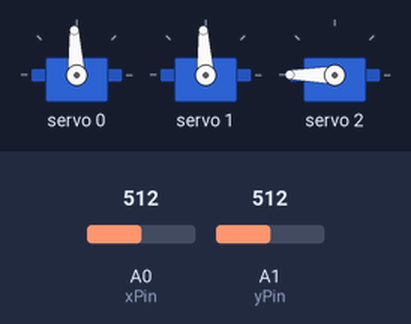
Recording of a sketch running on a simulated Arduino Uno, built with avr-gcc and run on an emulated ATmega328P. Parts: 3 × servo. The test bench sets the inputs (shaded band); at power-on: A0 (xPin) = 512, A1 (yPin) = 512.

Above: at 1.7 s.
1.8 s: A0 (xPin) set to 716
At 3.0 s:
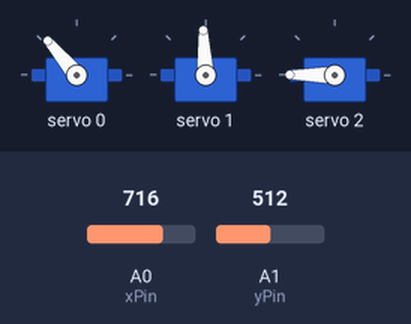
4.8 s: A1 (yPin) set to 602
6.3 s: A1 (yPin) set to 632
At 8.8 s:
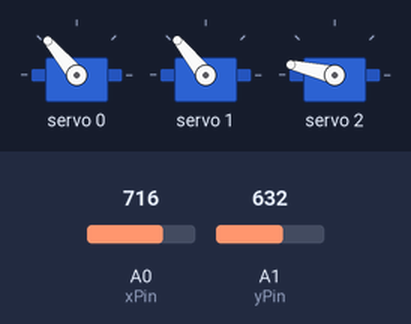
9.3 s: A0 (xPin) set to 1023
At 10.8 s:
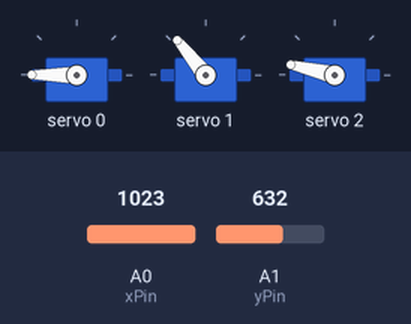
11.1 s: A0 (xPin) set to 10
At 12.9 s:
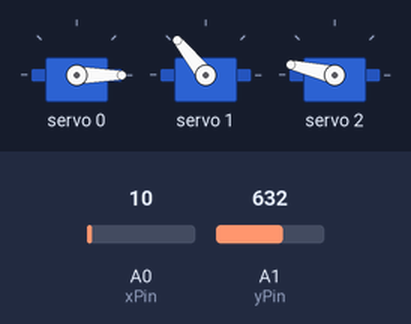
13.3 s: A1 (yPin) set to 511
At 15.2 s:
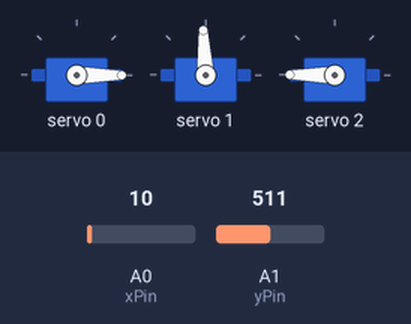
Timing chart, 0 to 16.7 s (numbered marks = the images above; inputs shaded):
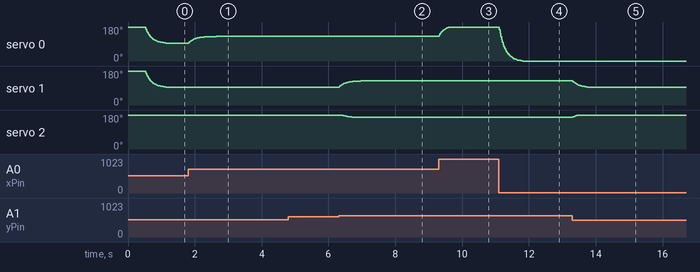

The sketch:

3_DOF_Robotic_Arm.ino
```cpp
// ---- Libraries ----
#include <Adafruit_PWMServoDriver.h>
#include <Wire.h>

// ---- Servo Objects ----
Adafruit_PWMServoDriver pwm = Adafruit_PWMServoDriver(0x40);  // This is the default address

const byte rServo = 0, T1Servo = 1, T2Servo = 2;  // Servos and channel
const float PWM_Freq = 50.0;

// ---- JoyStick ----
const byte xPin = A0;
const byte yPin = A1;
const byte bPin = 12;

uint16_t yVal, zVal;

// ---- Arm Lengths ----
const float L1 = 3.5;
const float L2 = 2;

// ---- Servo limits ----
const float R_ANGLE_MIN = -90.0, R_ANGLE_MAX = 90.0;
const float T1_ANGLE_MIN = -45.0, T1_ANGLE_MAX = 45.0;
const float T2_ANGLE_MIN = -90.0, T2_ANGLE_MAX = 90.0;

const float R_PULSE_MIN = 500, R_PULSE_MAX = 2500;
const float T1_PULSE_MIN = 500, T1_PULSE_MAX = 2500;
const float T2_PULSE_MIN = 500, T2_PULSE_MAX = 2500;

uint16_t usToCounts(float us){  // microseconds -> count
  return (uint16_t)((us * 4096.0) / 20000.0);
}

// ---- RServo ----
float  angleToPulse_R(float angleDeg){  // angle -> pulse -> PWM
  angleDeg = constrain(angleDeg, R_ANGLE_MIN, R_ANGLE_MAX);
  return R_PULSE_MIN +(angleDeg - R_ANGLE_MIN) * (R_PULSE_MAX - R_PULSE_MIN) / (R_ANGLE_MAX - R_ANGLE_MIN);
}

void setRAngle(float angleDeg) {
  float pulseUs = angleToPulse_R(angleDeg);
  uint16_t counts = usToCounts(pulseUs);
  pwm.setPWM(rServo, 0, counts);
}

// ---- T1Servo ----
float  angleToPulse_T1(float angleDeg){  // angle -> pulse -> PWM
  angleDeg = constrain(angleDeg, T1_ANGLE_MIN, T1_ANGLE_MAX);
  return T1_PULSE_MIN + (angleDeg - T1_ANGLE_MIN) * (T1_PULSE_MAX - T1_PULSE_MIN) / (T1_ANGLE_MAX - T1_ANGLE_MIN);
}

void setT1Angle(float angleDeg) {
  float pulseUs = angleToPulse_T1(angleDeg);
  uint16_t counts = usToCounts(pulseUs);
  pwm.setPWM(T1Servo, 0, counts);
}

// ---- T2Servo ----
float  angleToPulse_T2(float angleDeg){  // angle -> pulse -> PWM
  angleDeg = constrain(angleDeg, T2_ANGLE_MIN, T2_ANGLE_MAX);
  return T2_PULSE_MIN + (angleDeg - T2_ANGLE_MIN) * (T2_PULSE_MAX - T2_PULSE_MIN) / (T2_ANGLE_MAX - T2_ANGLE_MIN);
}

void setT2Angle(float angleDeg) {
  float pulseUs = angleToPulse_T2(angleDeg);
  uint16_t counts = usToCounts(pulseUs);
  pwm.setPWM(T2Servo, 0, counts);
}

// ---- Inverse Kinematics ----
bool computeIK(float y, float z, float &T1_deg, float &T2_deg) {
  float h = sqrt(y*y + z*z);
  float reach = L1 + L2;

  if (h > reach || h < fabs(L1 - L2)) return false;

  // --- Elbow angle (law of cosines) ---
  float cosT2 = (h*h - L1*L1 - L2*L2) / (2 * L1 * L2);
  cosT2 = constrain(cosT2, -1.0, 1.0);
  float T2_rad = acos(cosT2);

  // --- Shoulder angle ---
  float gamma = atan2(z, y);
  float delta = atan2(L2 * sin(T2_rad), L1 + L2 * cos(T2_rad));
  float T1_rad = gamma - delta;

  T1_deg = T1_rad * 180.0 / PI;
  T2_deg = T2_rad * 180.0 / PI;

  return true;
}

// ---- Smooth movement ----
float R_curr  = 90.0;
float T1_curr = 45.0;
float T2_curr = 90.0;

// Smoothing factor (0.05–0.3 recommended)
const float SMOOTHING = 0.12;

float smoothAngle(float current, float target) {
  return current + (target - current) * SMOOTHING;
}

bool initialized = false;  // Used to set servosto a home position

void setup() {
  // ---- PCA9685 ----
  pwm.begin();
  pwm.setPWMFreq(PWM_Freq);

  // ---- Joystick ----
  pinMode(xPin, INPUT);
  pinMode(yPin, INPUT);
  pinMode(bPin, INPUT_PULLUP);

  // ---- Move to home position ----
  setRAngle(R_curr);
  setT1Angle(T1_curr);
  setT2Angle(T2_curr);

  delay(500);  // allow servos to settle


}  // setup()

void loop() {
  int xVal = analogRead(xPin);
  int yVal = analogRead(yPin);

  // ---- Deadzone ----
  if (abs(xVal - 512) < 20) xVal = 512;
  if (abs(yVal - 512) < 20) yVal = 512;

  // ---- Target angles ----
  float R_target = map(xVal, 0, 1023, R_ANGLE_MIN, R_ANGLE_MAX);

  float yTarget = L1;
  float zTarget = map(yVal, 0, 1023, 0, L1 + L2);

  float T1_target = T1_curr;
  float T2_target = T2_curr;

  if (!initialized) {
    setRAngle(R_curr);
    setT1Angle(T1_curr);
    setT2Angle(T2_curr);
    initialized = true;
    return;
  }

  if (computeIK(yTarget, zTarget, T1_target, T2_target)) {
    // Smooth transitions
    R_curr  = smoothAngle(R_curr,  R_target);
    T1_curr = smoothAngle(T1_curr, T1_target);
    T2_curr = smoothAngle(T2_curr, T2_target);

    setRAngle(R_curr);
    setT1Angle(T1_curr);
    setT2Angle(T2_curr);
  }
  delay(20);
}  // loop()
```

Measured:
- the behaviour switches between 613 and 614 on A1 (yPin) (found by bisection; images 1 and 2)
- after the input at 1.8 s, servo 0: moves from 93° to 130° over 0.83 s, starting at once
- after the input at 4.8 s, every drawn part: stays the same
- after the input at 6.3 s, servo 1: moves from 93° to 129° over 1.1 s, starting at once; servo 2: moves from 180° to 167° over 0.52 s, starting after 0.12 s
- after the input at 9.3 s, servo 0: moves from 130° to 180° over 0.31 s, starting at once
- after the input at 11.1 s, servo 0: moves from 180° to 0° over 0.71 s, starting at once
- after the input at 13.3 s, servo 1: moves from 129° to 93° over 0.59 s, starting at once; servo 2: 167° → 180° at once
